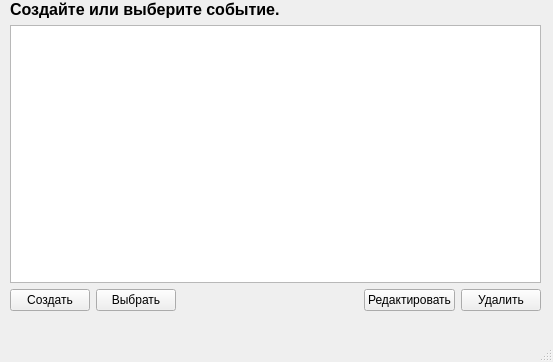
<?xml version="1.0" encoding="UTF-8"?>
<ui version="4.0">
 <class>StartWindow</class>
 <widget class="QMainWindow" name="StartWindow">
  <property name="geometry">
   <rect>
    <x>0</x>
    <y>0</y>
    <width>553</width>
    <height>362</height>
   </rect>
  </property>
  <property name="windowTitle">
   <string>MainWindow</string>
  </property>
  <widget class="QWidget" name="centralwidget">
   <widget class="QWidget" name="layoutWidget">
    <property name="geometry">
     <rect>
      <x>10</x>
      <y>0</y>
      <width>531</width>
      <height>311</height>
     </rect>
    </property>
    <layout class="QVBoxLayout" name="verticalLayout">
     <item>
      <widget class="QLabel" name="label">
       <property name="font">
        <font>
         <pointsize>12</pointsize>
         <weight>75</weight>
         <bold>true</bold>
        </font>
       </property>
       <property name="text">
        <string>Создайте или выберите событие.</string>
       </property>
      </widget>
     </item>
     <item>
      <widget class="QListWidget" name="listWidget"/>
     </item>
     <item>
      <layout class="QHBoxLayout" name="horizontalLayout">
       <item>
        <widget class="QPushButton" name="pushButton">
         <property name="text">
          <string>Создать</string>
         </property>
        </widget>
       </item>
       <item>
        <widget class="QPushButton" name="pushButton_2">
         <property name="text">
          <string>Выбрать</string>
         </property>
        </widget>
       </item>
       <item>
        <spacer name="horizontalSpacer">
         <property name="orientation">
          <enum>Qt::Horizontal</enum>
         </property>
         <property name="sizeHint" stdset="0">
          <size>
           <width>40</width>
           <height>20</height>
          </size>
         </property>
        </spacer>
       </item>
       <item>
        <widget class="QPushButton" name="pushButton_3">
         <property name="text">
          <string>Редактировать</string>
         </property>
        </widget>
       </item>
       <item>
        <widget class="QPushButton" name="pushButton_4">
         <property name="text">
          <string>Удалить</string>
         </property>
        </widget>
       </item>
      </layout>
     </item>
    </layout>
   </widget>
  </widget>
  <widget class="QMenuBar" name="menubar">
   <property name="geometry">
    <rect>
     <x>0</x>
     <y>0</y>
     <width>553</width>
     <height>21</height>
    </rect>
   </property>
  </widget>
  <widget class="QStatusBar" name="statusbar"/>
 </widget>
 <resources/>
 <connections/>
</ui>
